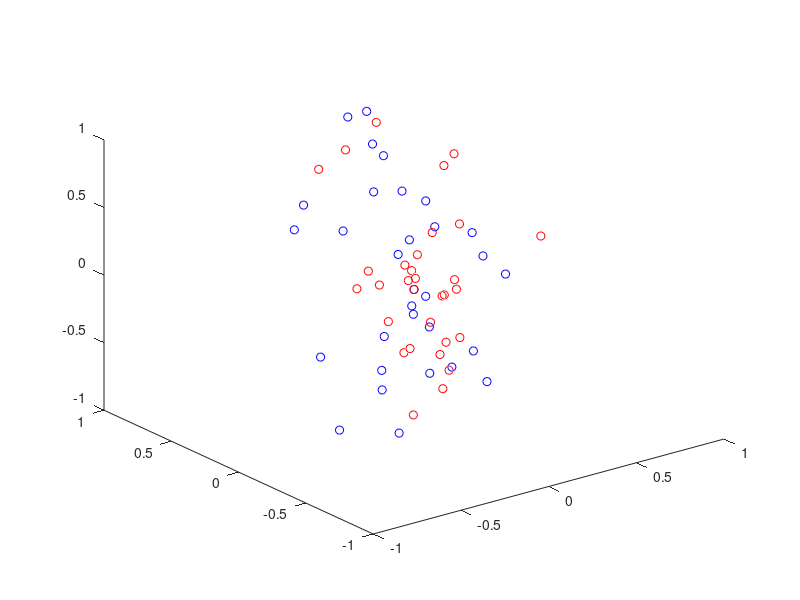

Reproduce this figure in MATLAB.
DoF = 15;
N = 2 * DoF;

mu = [0 0 0 1 4 -1.2 0.1 0.2 -0.05 0 0 0 0 0 0];

f = @(n) reshape(randperm(n^2),n,n);
A = f(DoF) * 0.001;
sigma = A*A'
rng default  % For reproducibility
R = mvnrnd(mu,sigma,N);
R(N+1, :) = R(1, :);
R(1, :) = mu;

figure
plot3(R(:,1),R(:,2),R(:,3),'ob')

mu = mean(R);
mu(1:3) = 0;
C = zeros(DoF);
for i = 1:(N+1)
    v = R(i,:);
    C = C + (1/(N+1))*(v-mu)'*(v-mu);
end
mu
C
pts = R'

% Generate more points using our new Covariance Matrix
R = mvnrnd(mu,C,N);
R(N+1, :) = mu;
hold on
plot3(R(:,1),R(:,2),R(:,3),'or')
hold off
